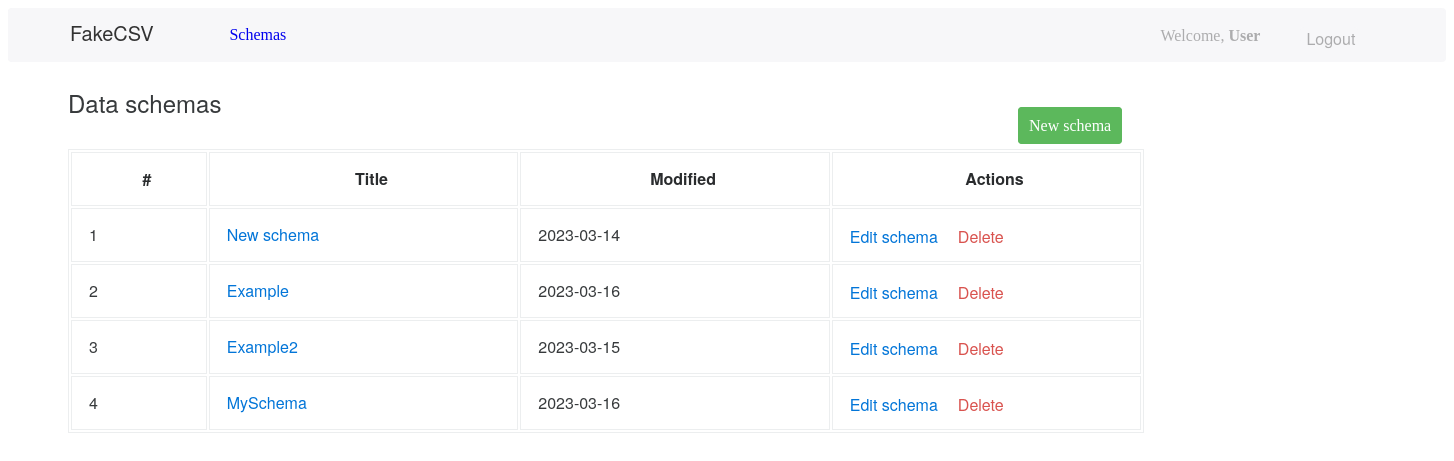
Screenshot of / (signed in) with the database file from the repository.
### app/models.py (models this page shows, shortened)
class Schema(models.Model):
    schema_id = models.AutoField(primary_key=True)
    schema_user = models.ForeignKey(User, on_delete=models.CASCADE, related_name="schema_user")
    schema_name = models.TextField(max_length=128, verbose_name="Name")
    schema_column_separator = models.IntegerField(choices=SEPARATOR, default=0, verbose_name="Column separator")
    schema_string_character = models.IntegerField(choices=STRING_CHARACTER, default=0, verbose_name="String character")
    schema_columns = models.ManyToManyField(SchemaColumn, related_name="schema_columns")
    schema_last_modified = models.DateField(verbose_name="Modified", auto_now=True)
    @staticmethod
    def get_by_user_id(user_id):
        return Schema.objects.filter(schema_user=user_id).all()

### app/views.py (the view, shortened to what this page needs)
# urls.py: path("", views.index, name="index"),
@login_required(login_url="/login/")
def index(request):
    schemas = Schema.get_by_user_id(request.user.id)
    context = {
        "schemas": schemas,
    }
    return render(request, "index.html", context)

### template/index.html (shortened to what this page needs)
{% extends "base.html" %}
{% block content %}
      <p class="content__top-label">Data schemas</p>
      <a class="content__top-buttonnew" href="{% url 'add' %}">New schema</a>
  <table class="content_table">
    <tr>
      <th class="content__th-number" >#</th>
      <th class="content__th-title">Title</th>
      <th class="content__th-modified">Modified</th>
      <th class="content__th-action">Actions</th>
    </tr>
    {% for schema in schemas %}
    <tr>
      <td class="content__td-number"> {{ forloop.counter }} </td>
      <td class="content__td-title"> <a class="content__td-titlelink" href="{% url 'check_dataset' schema_id=schema.schema_id %}">{{ schema.schema_name }}</a>  </td>
      <td class="content__td-modified"> {{ schema.schema_last_modified|date:'Y-m-d' }} </td>
      <td class="content__td-action-index">
        <a href="{% url 'edit' schema_id=schema.schema_id %}" class="content_tb-editlink">Edit schema</a>
        <form class="content_index-form" id="id_delete_form_{{schema.schema_id}}" method="POST">
          <a href="#" onclick="submitForm('{{schema.schema_id}}')" class="content__add-link" >Delete</a>
        </form>
      </td>
    </tr>
    {% endfor %}
  </table>
{% endblock %}

### template/base.html (shortened to what this page needs)
<!DOCTYPE html>
<html lang="en">
<head>
    {% load static %}
    <link rel="stylesheet" href="{% static 'css/style.css' %}">
</head>
<body>
  <header class="header">
    {% block header %}
      <div class="header">
        <div class="header__left">
          <h1 class="header__left-label">FakeCSV</h1>
            <a href="/" class="header__left-menu">Schemas</a>
        </div>
        <div class="header__right">
          <p class="header__right-welcome">Welcome, <b> {{user.username}} </b></p>
          <form action="/" class="header__right-logout" method="POST">
            <button class="header__right-button" type="submit">Logout</button>
          </form>
        </div>
      </div>
    {% endblock %}
  </header>
  <main class="content">
    {% block content %}{% endblock %}
  </main>
</body>
</html>

### template/static/css/style.css (style rules this page uses)
td { border: solid 1px #ECEEEF; text-align: left; font-family: 'Helvetica Neue'; font-style: normal; font-weight: 400; font-size: 16px; line-height: 24px; color: #373A3C; }
th { font-family: 'Helvetica Neue'; font-style: normal; font-weight: 700; font-size: 16px; line-height: 24px; color: #2A2C2E; border: 1px solid #ECEEEF; }
button { width: 85px; height: 38px; background: #0275D8; border: 1px solid #0275D8; border-radius: 4px; font-family: 'Helvetica Neue'; font-style: normal; font-weight: 400; font-size: 16px; line-height: 21px; color: #FFFFFF; }
.content { background: #FFF; margin: 0px 0px 0px 60px; }
.header,.header__left,.header__right { display: flex; }
.header { background: #F7F7F9; border-radius: 4px; }
.header__left { float: left; color: rgba(0, 0, 0, 0.8); }
.header__right { float: right; color: rgba(0, 0, 0, 0.3); }
.header__left-label { width: 142.9px; height: 17px; font-family: 'Helvetica Neue'; font-style: normal; font-weight: 500; font-size: 20px; line-height: 17px; margin: 16px 16.5px 21px 62px; }
.header__left-menu { text-decoration: none; width: 111.02px; height: 16px; margin: 18px 820px 20px 0px; }
.header__right-welcome { width: 129px; height: 16px; margin: 19px 0px 19px 0px; }
.header__right-button { width: 58px; height: 16px; background: #F7F7F9; color: rgba(0, 0, 0, 0.3); border: none; margin: 19px 86px 19px 11px; }
.content__top-label { width: 238.85px; height: 26px; font-family: 'Helvetica Neue'; font-style: normal; font-weight: 500; font-size: 24px; line-height: 26px; color: #373A3C; margin: 28px 600px 0px 0px; }
.content__top-buttonnew { box-sizing: content-box; text-decoration: none; width: 130px; height: 39px; background: #5CB85C; border: 1px solid #5CB85C; border-radius: 4px; color: #FFFFFF; padding: 8.5px 10px 9.5px 10px; margin: 85px 300px 15px 950px; }
.content_table { margin-top: 15px; border: 1px solid #ECEEEF; padding: 0px; }
.content__th-title,.content__th-modified,.content__th-action { width: 289.51px; height: 50px; font-family: 'Helvetica Neue'; font-style: normal; font-weight: 700; font-size: 16px; line-height: 24px; color: #2A2C2E; padding-left: 17px; }
.content__td-title,.content__td-modified,.content__td-action { width: 289.51px; height: 50px; padding-left: 17px; font-family: 'Helvetica Neue'; font-style: normal; font-weight: 400; font-size: 16px; line-height: 24px; color: #373A3C; }
.content__th-number { width: 115.81px; height: 50px; padding-left: 17px; font-family: 'Helvetica Neue'; font-style: normal; font-weight: 700; font-size: 16px; line-height: 24px; color: #2A2C2E; }
.content__td-number { padding-left: 17px; font-family: 'Helvetica Neue'; font-style: normal; font-weight: 400; font-size: 16px; line-height: 24px; color: #373A3C; }
.content_tb-editlink { text-decoration: none; margin-top: 15px; }
.content_tb-editlink { color: #0275D8; }
.content__td-titlelink { color: #0275D8; text-decoration: none; }
.content__add-link { text-decoration: none; width: 46px; height: 21px; line-height: 21px; color: #D9534F; }
.content__td-action-index { width: 289.51px; height: 50px; padding-left: 17px; font-family: 'Helvetica Neue'; font-style: normal; font-weight: 400; font-size: 16px; line-height: 24px; display: flex; }
.content_index-form { padding-left: 20px; margin-top: 15px; }

### rows the page displays
Schema: schema_name "New schema", schema_last_modified "2023-03-14"
Schema: schema_name "Example", schema_last_modified "2023-03-16"
Schema: schema_name "Example2", schema_last_modified "2023-03-15"
Schema: schema_name "MySchema", schema_last_modified "2023-03-16"

### other values shown
{{ user.username }} "User"
